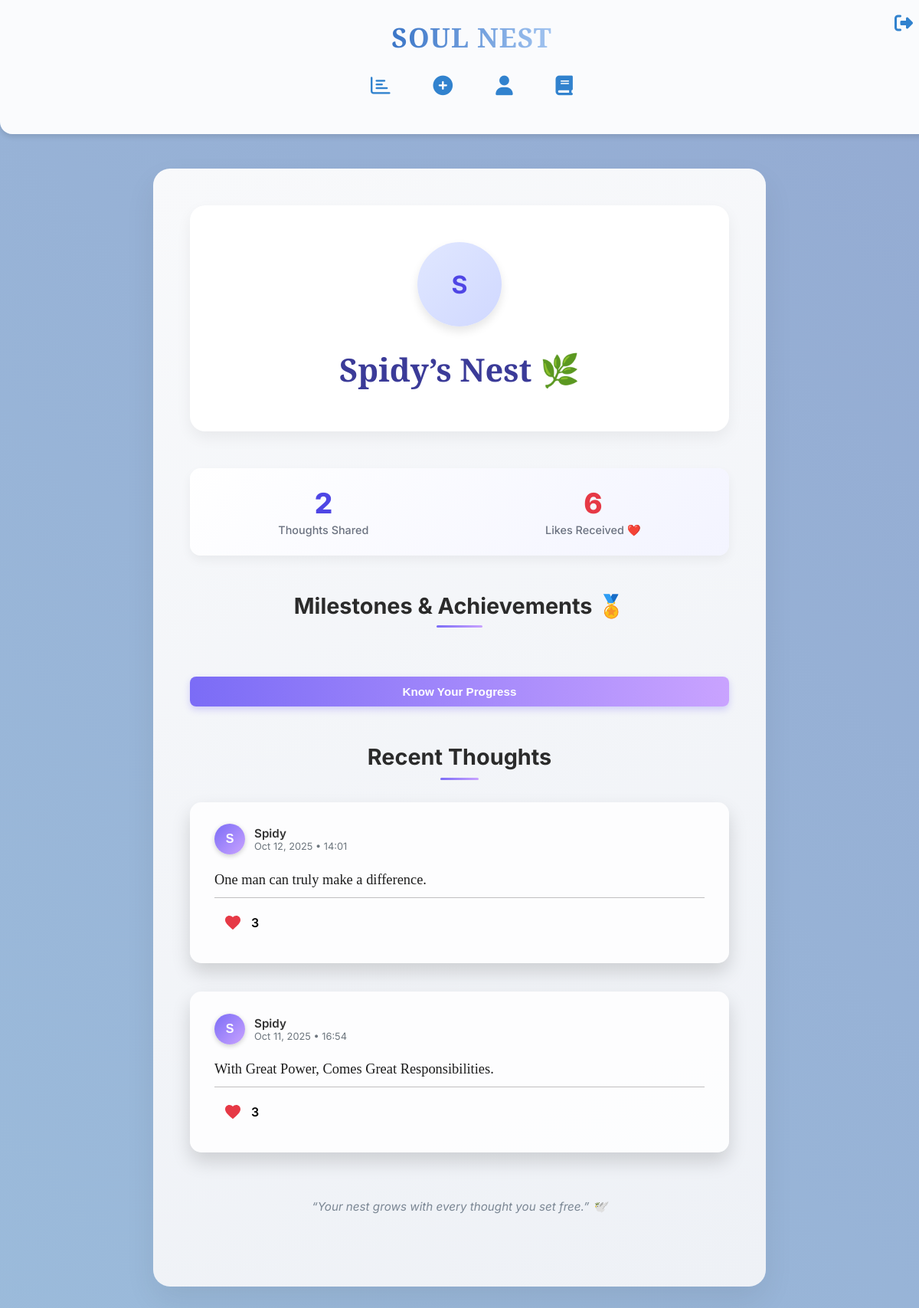
Page /profile/6 (signed in) on the committed database.
### models.py (models this page shows, shortened)
class User(db.Model, UserMixin):
    id = db.Column(db.Integer, primary_key=True)
    username = db.Column(db.String(80), nullable=False, unique=True)
    password = db.Column(db.String(200), nullable=False)
    profile_image = db.Column(db.String(200), nullable=True)
    liked_thoughts = db.relationship(
        'Thought', secondary='likes',
        back_populates='liked_by', lazy='dynamic'
    )
    def total_likes_received(self):
        return sum(thought.liked_by.count() for thought in self.thoughts)

class Thought(db.Model):
    id = db.Column(db.Integer, primary_key=True)
    content = db.Column(db.Text, nullable=False)
    user_id = db.Column(db.Integer, db.ForeignKey('user.id'), nullable=False)
    timestamp = db.Column(db.DateTime, default=datetime.utcnow)
    mood = db.Column(db.String(50), nullable=True)
    comments = db.relationship('Comment', backref='thought', lazy='select')
    user = db.relationship('User', backref=db.backref('thoughts', lazy=True))
    liked_by = db.relationship(
        'User', secondary='likes',
        back_populates='liked_thoughts', lazy='dynamic' # Keep dynamic for efficiency
    )
    def is_liked_by(self, user):
        return self.liked_by.filter(likes.c.user_id == user.id).first() is not None
    def like_count(self):
        return self.liked_by.count()

### app.py (the view)
@app.route('/profile/<int:user_id>')
@login_required
def user_profile(user_id):
    user_to_view = User.query.get_or_404(user_id)
    user_posts = sorted(user_to_view.thoughts, key=lambda t: t.timestamp, reverse=True)
    total_likes = user_to_view.total_likes_received()
    milestones = get_milestones(user_to_view)
    return render_template(
        'profile.html',
        user=user_to_view,
        posts=user_posts,
        total_likes=total_likes,
        milestones=milestones
    )

### app.py (called while the page is built)
@login_manager.user_loader
def load_user(user_id):
    return User.query.get(int(user_id))  # Loads user by ID

### milestones.py (called while the page is built)
def create_badge(name, icon, current, target):
    achieved = current >= target
    target = max(target, 1)  # avoid division by zero
    progress = f"{min(current, target)}/{target}"
    percentage = min(int((min(current, target) / target) * 100), 100)
    return {
        'name': name,
        'icon': icon,
        'progress': progress,
        'percentage': percentage,
        'achieved': achieved
    }

def calculate_streak_badge(user):
    if not user.thoughts:
        return None
    unique_dates = sorted({t.timestamp.date() for t in user.thoughts}, reverse=True)
    streak_days = 0
    last_date = datetime.utcnow().date() + timedelta(days=1)
    for current_date in unique_dates:
        diff = (last_date - current_date).days
        if diff == 1:
            streak_days += 1
            last_date = current_date
        elif diff == 0:
            last_date = current_date
        else:
            break
    today = datetime.utcnow().date()
    if unique_dates and (today - unique_dates[0]).days > 1:
        return None  # streak broken
    STREAK_TARGET = 7
    if streak_days >= 3:
        return create_badge("Soul Architect", "🔥", streak_days, STREAK_TARGET)
    return None

### templates/profile.html (shortened to what this page needs)
{% extends "base.html" %}
{% from 'macros.html' import render_thought_card %}
{% block content %}
<div class="profile-container" style="
    max-width: 1000px;
    margin: 4rem auto 6rem;
    padding: 3rem 3rem 5rem;
    background: linear-gradient(160deg, #f8f9fb 0%, #eef1f6 100%);
    border-radius: 22px;
    box-shadow: 0 18px 40px rgba(0, 0, 0, 0.07);
">
    <div class="profile-header-card" data-aos="fade-up" style="
        text-align: center;
        padding: 3rem 2rem;
        border-radius: 20px;
        background: #ffffff;
        box-shadow: 0 8px 20px rgba(0, 0, 0, 0.06);
        margin-bottom: 3rem;
        transition: all 0.3s ease;
    ">
        {% if user.profile_image %}
            <img src="{{ user.profile_image }}" alt="{{ user.username }}" style="
                width: 110px; height: 110px;
                border-radius: 50%;
                object-fit: cover;
                box-shadow: 0 6px 14px rgba(79, 70, 229, 0.25);
                margin-bottom: 1rem;
                border: 3px solid #ecebff;
            ">
        {% else %}
            <div style="
                width: 110px; height: 110px;
                border-radius: 50%;
                background: linear-gradient(135deg, #e0e7ff, #d0d8ff);
                color: #4f46e5;
                display: flex; align-items: center; justify-content: center;
                font-size: 2rem; font-weight: 700;
                margin: 0 auto 1rem;
                box-shadow: 0 6px 12px rgba(0,0,0,0.1);
            ">
                {{ user.username[0]|upper }}
            </div>
        {% endif %}
        <h1 style="
            font-family: 'Playfair Display', serif;
            font-size: 2.6rem;
            color: #3b3b98;
            margin-bottom: 0.3rem;
        ">
            {{ user.username }}’s Nest 🌿
        </h1>
    </div>
    <div class="stats-bar" data-aos="fade-up" style="
        display: flex;
        justify-content: space-around;
        padding: 1.5rem 0;
        margin-bottom: 3rem;
        border-radius: 14px;
        background: linear-gradient(135deg, #ffffff, #f3f4ff);
        box-shadow: 0 6px 14px rgba(0, 0, 0, 0.05);
    ">
        <div class="stat-item" style="text-align: center;">
            <div style="font-size: 2.3rem; font-weight: 800; color: #4f46e5; line-height: 1.2;">
                {{ posts|length }}
            </div>
            <div style="font-size: 0.9rem; color: #6b7280; font-weight: 500; margin-top: 0.25rem;">
                Thoughts Shared
            </div>
        </div>
        <div class="stat-item" style="text-align: center;">
            <div style="font-size: 2.3rem; font-weight: 800; color: #e63946; line-height: 1.2;">
                {{ total_likes }}
            </div>
            <div style="font-size: 0.9rem; color: #6b7280; font-weight: 500; margin-top: 0.25rem;">
                Likes Received ❤️
            </div>
        </div>
    </div>
    <h2 data-aos="fade-up" style="
        font-family: 'Inter', sans-serif;
        font-size: 1.8rem;
        font-weight: 700;
        color: #2b2b2b;
        text-align: center;
        margin-bottom: 2rem;
        position: relative;
    ">
        Milestones & Achievements 🏅
        <span style="
            display:block;
            width: 60px;
            height: 3px;
            background: linear-gradient(90deg, #7b6cf6, #c9a3ff);
            margin: 0.5rem auto 0;
            border-radius: 4px;
        "></span>
    </h2>
    {% if milestones|selectattr("achieved", "equalto", false)|list %}
        <button id="show-progress-btn" class="progress-btn "style="
            margin:1rem auto 0;
            display:block;
            padding:0.7rem 1.5rem;
            border:none;
            background: linear-gradient(90deg, #7b6cf6, #c9a3ff);
            color:white;
            border-radius:8px;
            cursor:pointer;
            font-weight:600;
            font-size:0.95rem;
            transition: all 0.3s ease;
            box-shadow: 0 4px 10px rgba(123,108,246,0.3);
        ">
            Know Your Progress
        </button>
    {% endif %}
    <h2 data-aos="fade-up" style="
        font-family: 'Inter', sans-serif;
        font-size: 1.8rem;
        font-weight: 700;
        color: #2b2b2b;
        text-align: center;
        margin-top: 3rem;
        margin-bottom: 1.8rem;
    ">
        Recent Thoughts
        <span style="
            display:block;
            width: 50px;
            height: 3px;
            background: linear-gradient(90deg, #7b6cf6, #c9a3ff);
            margin: 0.6rem auto 0;
            border-radius: 4px;
        "></span>
    </h2>
    <div class="user-feed" data-aos="fade-up" style="display:flex; flex-direction:column; gap:1.5rem;">
        {% if posts %}
            {% for post in posts %}
                {{ render_thought_card(thought=post, current_user=current_user, editable=(user.id == current_user.id)) }}
            {% endfor %}
        {% else %}
            <p style="color:#7b8794; padding:1rem; text-align:center; background:#fff; border-radius:8px;">
                {{ user.username }} hasn't shared any thoughts yet.
            </p>
        {% endif %}
    </div>
    <p style="text-align:center; color:#7b8794; font-style:italic; margin-top:3rem; font-size:0.95rem;">
        “Your nest grows with every thought you set free.” 🕊️
    </p>
</div>
{% endblock content %}

### templates/macros.html (shortened to what this page needs)
{% macro render_thought_card(thought, current_user, editable=true) %}
<div class="thought-card mood-{{ thought.mood }}" data-aos="fade-up" style="
    padding: 1.8rem 2rem;
    border-radius: 15px;
    box-shadow: 0 12px 25px rgba(0,0,0,0.15);
    transition: transform 0.3s ease, box-shadow 0.3s ease, background 0.4s ease;
"
onmouseover="this.style.transform='scale(1.03)'; this.style.boxShadow='0 18px 35px rgba(0,0,0,0.25)';"
onmouseout="this.style.transform='scale(1)'; this.style.boxShadow='0 12px 25px rgba(0,0,0,0.15)';">
    <div class="thought-header" style="display: flex; align-items: center; gap: 0.75rem; margin-bottom: 0.75rem;">
        <div style="
            width: 40px; height: 40px;
            border-radius: 50%;
            background: linear-gradient(135deg, #7b6cf6, #c9a3ff);
            display: flex; align-items: center; justify-content: center;
            font-weight: 700; color: white;
            font-family: 'Zalando Sans SemiExpanded', sans-serif;
            font-size: 1rem; text-transform: uppercase;
            box-shadow: 0 2px 6px rgba(0,0,0,0.2);
        ">
            {{ thought.user.username[0] }}
        </div>
        <div>
            <div style="font-weight: 600; font-size: 0.95rem; color: #333;">
                {{ thought.user.username }}
            </div>
            <div style="font-size: 0.8rem; color: #6c757d;">
                {{ thought.timestamp.strftime('%b %d, %Y • %H:%M') }}
            </div>
        </div>
    </div>
    <p class="thought-content" style="
        font-family: 'PT Serif', serif;
        font-size: 1.15rem; color: #1c1c1c; font-weight: 500;
        line-height: 1.6; margin-bottom: 0.5rem;
    ">
        {{ thought.content }}
    </p>
    <div style="height:1px; background:#b0aeaec6; margin-top:0.5rem; margin-bottom:0.5rem; width:100%;"></div>
    <div class="thought-footer" style="display: flex; justify-content: space-between; align-items: center;">
        <div class="like-section" style="display:flex; align-items:center; gap:0.003rem;">
            <button type="button"
                    class="heart-icon {% if thought.is_liked_by(current_user) %}liked{% endif %}"
                    data-id="{{ thought.id }}"
                    onclick="toggleLike(this)"
                style="background:none; border:none; cursor:pointer; display:flex; align-items:center; gap:0.2rem;">
                <svg width="24" height="24" viewBox="0 0 24 24" fill="{% if thought.is_liked_by(current_user) %}#e63946{% else %}#d3d3d3{% endif %}" xmlns="http://www.w3.org/2000/svg">
                    <path d="M12 21.35l-1.45-1.32C5.4 15.36 2 12.28 2 8.5 2 5.42 4.42 3 7.5 3c1.74 0 3.41 0.81 4.5 2.09C13.09 3.81 14.76 3 16.5 3 19.58 3 22 5.42 22 8.5c0 3.78-3.4 6.86-8.55 11.54L12 21.35z"/>
                </svg>
            </button>
            <span id="like-count-{{ thought.id }}" style="font-weight:600;">{{ thought.like_count() }}</span>
        </div>
    </div>
</div>
{% endmacro %}

### templates/base.html (style rules this page uses)
:root { --primary: #3182ce; --primary-light: #e0f2fe; --text-dark: #212529; --text-muted: #6c757d; --bg: #f8f9fa; --card-bg: #ffffff; --card-shadow: 0 4px 6px rgba(0, 0, 0, 0.1); }
body { font-family: 'Inter', sans-serif; margin: 0; background: linear-gradient(45deg, #a8d8ea 0%, #8b97c8 100%); background-size: 400% 400%; animation: gradientShift 15s ease infinite; overflow-x: hidden; }
.thought-card { background: rgba(255, 255, 255, 0.85); padding: 1.5rem; border-radius: 12px; box-shadow: var(--card-shadow); margin-bottom: 0.8rem; transition: transform 0.3s, box-shadow 0.3s, background 0.3s; }
button { width: 100%; padding: 0.75rem; background-color: var(--primary); color: white; border: none; border-radius: 8px; font-size: 1rem; font-weight: 600; cursor: pointer; }

### rows in the picture
User: username "S", username "Spidy", user "S", user.username "Spidy"
Thought: timestamp "Oct 12, 2025 • 14:01", content "One man can truly make a difference.", like_count "3"
Thought: timestamp "Oct 11, 2025 • 16:54", content "With Great Power, Comes Great Responsibilities.", like_count "3"

### other values in the picture
{{ posts|length }} "2"
{{ total_likes }} "6"
